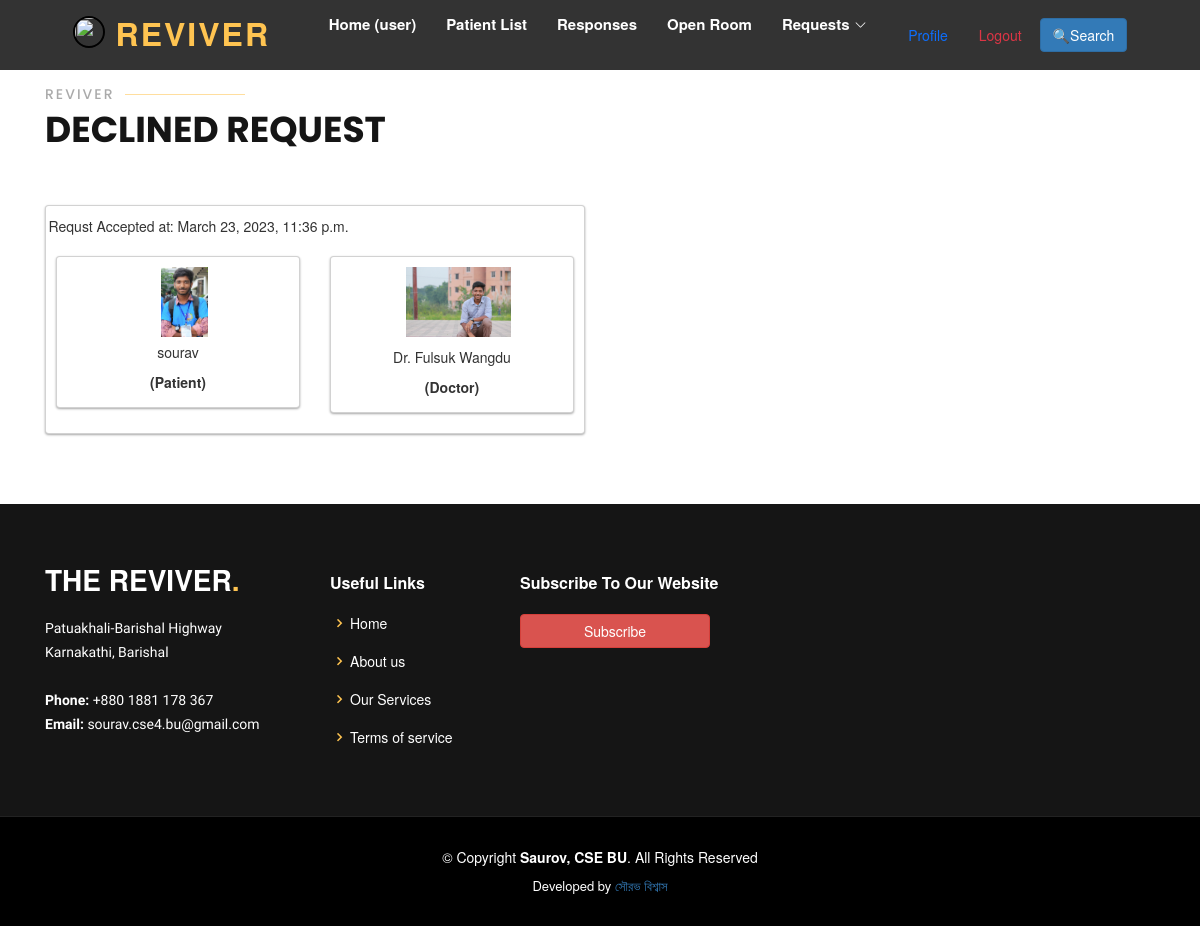
Before: /user/patient_declined/ (signed in) with the older database file.
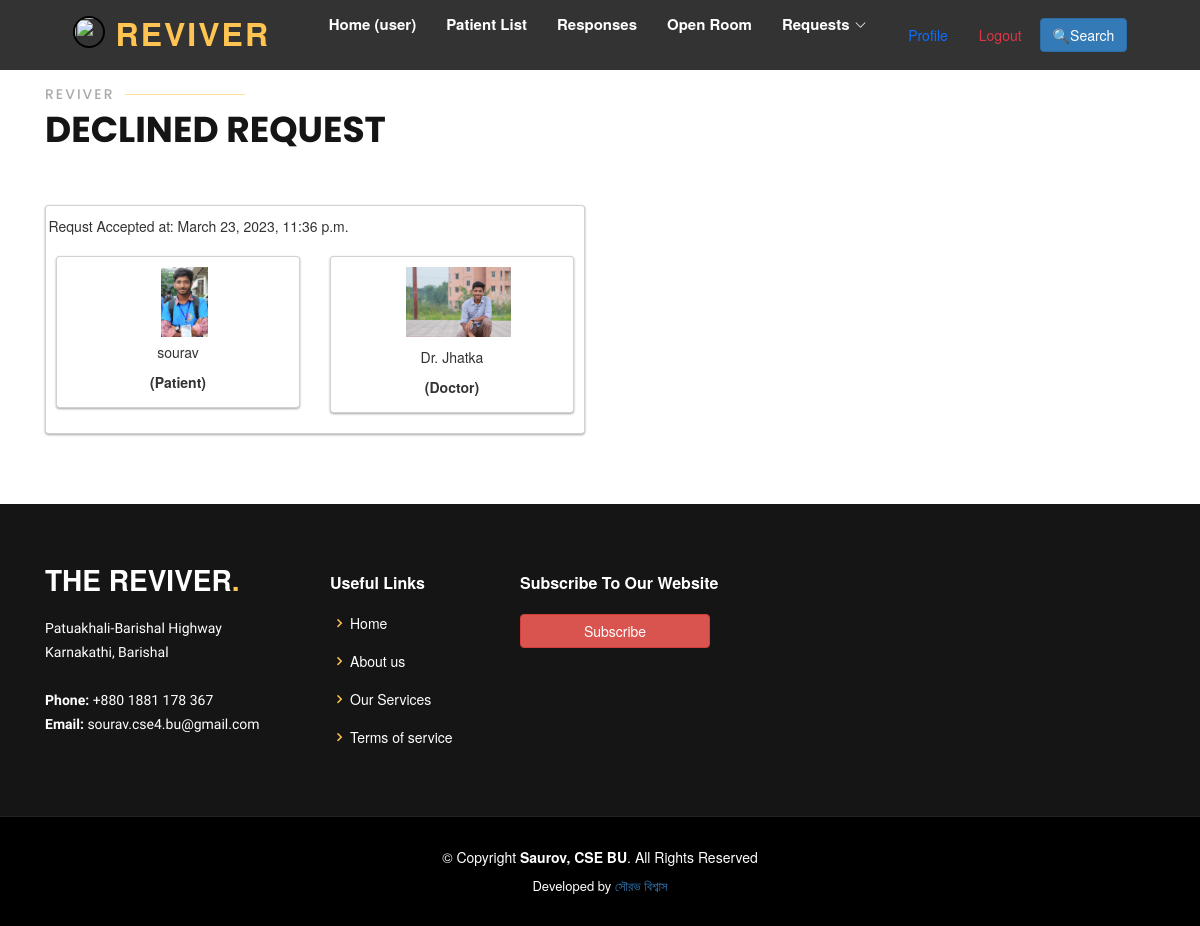
After: the same page with the newer database file.
### doctor/models.py (models this page shows, shortened)
class Doctordata(models.Model):
    gender_choice = (
            ('female', 'Female'),
            ('male', 'Male'),
            ('other', 'Other'),
        )
    regt = (
            ('medical', 'Medical'),
            ('dental', 'Dental'),
        )
    latenight = (
            ('yes', 'Yes'),
            ('no', 'No'),
        )
    user_profile = models.ForeignKey(UserProfile, on_delete=models.CASCADE, related_name='doctor_data', default = None)
    name = models.CharField(max_length = 200, null = True, blank = True)
    doctoremail = models.EmailField(max_length = 200, null = True, blank = True)
    regtype = models.CharField(max_length=30, blank=True, null=True, choices=regt)
    regnum = models.CharField(max_length = 30, unique = True, null = True, blank = True)
    NID = models.CharField(max_length = 20, unique = True, null = True, blank = True)
    image = models.ImageField(upload_to="images/",  blank=True, null = True)
    gender = models.CharField(max_length=30, blank=True, null=True, choices=gender_choice)
    dob  = models.DateField(null = True, blank = True)
    bio = models.TextField(null = True, blank = True)
    degrees = models.CharField(max_length = 200, null = True, blank = True)
    working_hospital = models.CharField(max_length = 200, null = True, blank = True)
    designation = models.CharField(max_length = 200, blank = True, null = True)
    latenightstatus = models.CharField(max_length=30, blank=True, null=True, choices=latenight)
    chamberaddress = models.CharField(max_length = 200, null = True, blank = True)
    oldpassword = models.CharField(max_length=128, null = True, blank = True)
    newpassword = models.CharField(max_length=18, null = True, blank = True)
    confirmpassword = models.CharField(max_length=18, null = True, blank = True)
    active_time_start = models.TimeField(null = True, blank = True)
    active_time_end = models.TimeField(null = True, blank = True)
    active_day = models.DateField(blank = True, null = True)
    visits = models.IntegerField(blank = True, null = True)
    rating = models.FloatField(default=0.0, blank = True, null = True)
    ratingcount = models.IntegerField(default=0, blank = True, null= True)
    def image_tag(self):
        if self.image:
            return mark_safe('<img src="{}" height="70" width="60" />'.format(self.image.url))
    image_tag.short_description = 'Image'

### user/views.py (the view)
# urls.py: path('patient_declined/', views.patient_declined, name = 'patient_declined'),
def patient_declined(request):
    context = {}
    if not request.user.is_authenticated:
        return redirect('signin')
    user_profile = UserProfile.objects.get(user=request.user)
    context['user_profile'] = user_profile
    if user_profile is not None:
        user_profile.last_seen = timezone.now()
        user_profile.save()
    data = Emgergency.objects.filter(user_profile=user_profile, status='Declined')
    datas = []
    for ds in data:
        lst = []
        dd = ds.patient_profile
        dd.created_at = ds.reqdatetime
        print (dd.created_at)
        lst.append(dd)
        doctor_data = Doctordata.objects.get(user_profile=ds.doctor_profile)
        lst.append(doctor_data)
        datas.append(lst)
    context['resultset'] = datas
    return render(request, 'user/declined.html', context)

### templates/user/declined.html (shortened to what this page needs)
{% extends 'user/base.html' %}
{% load static %}
{% block addhead %}
<link rel="stylesheet" href="https://maxcdn.bootstrapcdn.com/bootstrap/3.4.1/css/bootstrap.min.css">
{% endblock %}
{% block body %}
<div class="section-title mt-5">
    <h2>Reviver</h2>
    <p>Declined Request</p>
</div>
<div class="row">
    {% for ds in resultset %}
    <div class="col-md-6">
        <div class="card">
            <div class="card-body">
                <div class="row">
                    {% for data in ds %}
                    {% if forloop.counter == 1 %}
                    <p> Requst Accepted at: {{ data.created_at }} </p>
                    <div class="col-md-6">
                        <div class="card">
                            <div class="card-body">
                                <div class="image">
                                    <img src="{{ data.image.url }}" alt="no image found" style="width: 235px; height: 70px; object-fit: contain; object-position: center;">
                                </div>
                                <div class="card-inner text-center">
                                    <div class="header">
                                        <div class="row">
                                            <p class = "sm mt-2"> {{ data.name }}</p>
                                            <h7 class="fw-bold">(Patient)</h7>
                                        </div>
                                    </div>
                                </div>
                            </div>
                        </div>
                    </div>
                    {% else %}
                    <div class="col-md-6">
                        <div class="card">
                            <div class="card-body">
                                <div class="image">
                                    <img src="{{ data.image.url }}" alt="no image found" style="width: 235px; height: 70px; object-fit: contain; object-position: center;">
                                </div>
                                <div class="card-inner text-center mt-2">
                                    <div class="header">
                                        <div class="row">
                                            <p class = "sm mt-2"> {{ data.name }}</p>
                                            <h7 class="fw-bold">(Doctor)</h7>
                                                                              </div>
                                    </div>
                                </div>
                            </div>
                        </div>
                    </div>
                    {% endif %}
                    {% endfor %}
                </div>
            </div>
        </div>
    </div>
    {% endfor %}
</div>
{% endblock %}

Changed rows visible on the page:
changed Doctordata: name "Dr. Fulsuk Wangdu" → "Dr. Jhatka"
